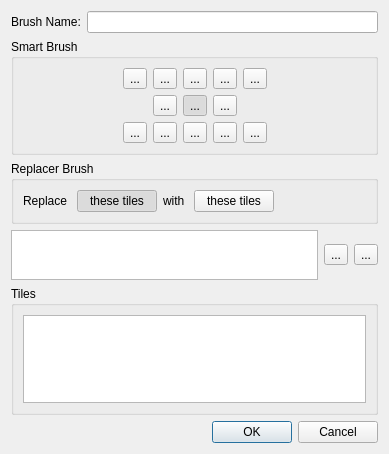
<?xml version="1.0" encoding="UTF-8"?>
<ui version="4.0">
 <class>BrushPropertiesWindow</class>
 <widget class="QDialog" name="BrushPropertiesWindow">
  <property name="geometry">
   <rect>
    <x>0</x>
    <y>0</y>
    <width>389</width>
    <height>454</height>
   </rect>
  </property>
  <property name="windowTitle">
   <string>Dialog</string>
  </property>
  <layout class="QVBoxLayout" name="verticalLayout">
   <item>
    <layout class="QHBoxLayout" name="horizontalLayout_3">
     <item>
      <widget class="QLabel" name="label">
       <property name="text">
        <string>Brush Name:</string>
       </property>
      </widget>
     </item>
     <item>
      <widget class="QLineEdit" name="brushNameInput"/>
     </item>
    </layout>
   </item>
   <item>
    <widget class="QGroupBox" name="smartBrushGroup">
     <property name="title">
      <string>Smart Brush</string>
     </property>
     <layout class="QVBoxLayout" name="verticalLayout_2">
      <item>
       <layout class="QHBoxLayout" name="horizontalLayout_4">
        <item>
         <spacer name="horizontalSpacer">
          <property name="orientation">
           <enum>Qt::Horizontal</enum>
          </property>
          <property name="sizeHint" stdset="0">
           <size>
            <width>40</width>
            <height>20</height>
           </size>
          </property>
         </spacer>
        </item>
        <item>
         <widget class="QToolButton" name="topLeftCorner">
          <property name="styleSheet">
           <string notr="true"/>
          </property>
          <property name="text">
           <string>...</string>
          </property>
          <property name="icon">
           <iconset resource="../../Icons.qrc">
            <normaloff>:/Icons/Icons/BrushGuides/topleftcorner.png</normaloff>:/Icons/Icons/BrushGuides/topleftcorner.png</iconset>
          </property>
          <property name="checkable">
           <bool>true</bool>
          </property>
          <attribute name="buttonGroup">
           <string>smartBrushButtons</string>
          </attribute>
         </widget>
        </item>
        <item>
         <widget class="QToolButton" name="topLeft">
          <property name="styleSheet">
           <string notr="true"/>
          </property>
          <property name="text">
           <string>...</string>
          </property>
          <property name="icon">
           <iconset resource="../../Icons.qrc">
            <normaloff>:/Icons/Icons/BrushGuides/topleft.png</normaloff>:/Icons/Icons/BrushGuides/topleft.png</iconset>
          </property>
          <property name="checkable">
           <bool>true</bool>
          </property>
          <attribute name="buttonGroup">
           <string>smartBrushButtons</string>
          </attribute>
         </widget>
        </item>
        <item>
         <widget class="QToolButton" name="topMiddle">
          <property name="styleSheet">
           <string notr="true"/>
          </property>
          <property name="text">
           <string>...</string>
          </property>
          <property name="icon">
           <iconset resource="../../Icons.qrc">
            <normaloff>:/Icons/Icons/BrushGuides/topmiddle.png</normaloff>:/Icons/Icons/BrushGuides/topmiddle.png</iconset>
          </property>
          <property name="checkable">
           <bool>true</bool>
          </property>
          <attribute name="buttonGroup">
           <string>smartBrushButtons</string>
          </attribute>
         </widget>
        </item>
        <item>
         <widget class="QToolButton" name="topRight">
          <property name="styleSheet">
           <string notr="true"/>
          </property>
          <property name="text">
           <string>...</string>
          </property>
          <property name="icon">
           <iconset resource="../../Icons.qrc">
            <normaloff>:/Icons/Icons/BrushGuides/topright.png</normaloff>:/Icons/Icons/BrushGuides/topright.png</iconset>
          </property>
          <property name="checkable">
           <bool>true</bool>
          </property>
          <attribute name="buttonGroup">
           <string>smartBrushButtons</string>
          </attribute>
         </widget>
        </item>
        <item>
         <widget class="QToolButton" name="topRightCorner">
          <property name="styleSheet">
           <string notr="true"/>
          </property>
          <property name="text">
           <string>...</string>
          </property>
          <property name="icon">
           <iconset resource="../../Icons.qrc">
            <normaloff>:/Icons/Icons/BrushGuides/toprightcorner.png</normaloff>:/Icons/Icons/BrushGuides/toprightcorner.png</iconset>
          </property>
          <property name="checkable">
           <bool>true</bool>
          </property>
          <attribute name="buttonGroup">
           <string>smartBrushButtons</string>
          </attribute>
         </widget>
        </item>
        <item>
         <spacer name="horizontalSpacer_2">
          <property name="orientation">
           <enum>Qt::Horizontal</enum>
          </property>
          <property name="sizeHint" stdset="0">
           <size>
            <width>40</width>
            <height>20</height>
           </size>
          </property>
         </spacer>
        </item>
       </layout>
      </item>
      <item>
       <layout class="QHBoxLayout" name="horizontalLayout_5">
        <item>
         <spacer name="horizontalSpacer_3">
          <property name="orientation">
           <enum>Qt::Horizontal</enum>
          </property>
          <property name="sizeHint" stdset="0">
           <size>
            <width>40</width>
            <height>20</height>
           </size>
          </property>
         </spacer>
        </item>
        <item>
         <widget class="QToolButton" name="middleLeft">
          <property name="styleSheet">
           <string notr="true"/>
          </property>
          <property name="text">
           <string>...</string>
          </property>
          <property name="icon">
           <iconset resource="../../Icons.qrc">
            <normaloff>:/Icons/Icons/BrushGuides/middleleft.png</normaloff>:/Icons/Icons/BrushGuides/middleleft.png</iconset>
          </property>
          <property name="checkable">
           <bool>true</bool>
          </property>
          <attribute name="buttonGroup">
           <string>smartBrushButtons</string>
          </attribute>
         </widget>
        </item>
        <item>
         <widget class="QToolButton" name="middle">
          <property name="styleSheet">
           <string notr="true"/>
          </property>
          <property name="text">
           <string>...</string>
          </property>
          <property name="icon">
           <iconset resource="../../Icons.qrc">
            <normaloff>:/Icons/Icons/BrushGuides/middle.png</normaloff>:/Icons/Icons/BrushGuides/middle.png</iconset>
          </property>
          <property name="checkable">
           <bool>true</bool>
          </property>
          <property name="checked">
           <bool>true</bool>
          </property>
          <attribute name="buttonGroup">
           <string>smartBrushButtons</string>
          </attribute>
         </widget>
        </item>
        <item>
         <widget class="QToolButton" name="middleRight">
          <property name="styleSheet">
           <string notr="true"/>
          </property>
          <property name="text">
           <string>...</string>
          </property>
          <property name="icon">
           <iconset resource="../../Icons.qrc">
            <normaloff>:/Icons/Icons/BrushGuides/middleright.png</normaloff>:/Icons/Icons/BrushGuides/middleright.png</iconset>
          </property>
          <property name="checkable">
           <bool>true</bool>
          </property>
          <attribute name="buttonGroup">
           <string>smartBrushButtons</string>
          </attribute>
         </widget>
        </item>
        <item>
         <spacer name="horizontalSpacer_4">
          <property name="orientation">
           <enum>Qt::Horizontal</enum>
          </property>
          <property name="sizeHint" stdset="0">
           <size>
            <width>40</width>
            <height>20</height>
           </size>
          </property>
         </spacer>
        </item>
       </layout>
      </item>
      <item>
       <layout class="QHBoxLayout" name="horizontalLayout_6">
        <item>
         <spacer name="horizontalSpacer_5">
          <property name="orientation">
           <enum>Qt::Horizontal</enum>
          </property>
          <property name="sizeHint" stdset="0">
           <size>
            <width>40</width>
            <height>20</height>
           </size>
          </property>
         </spacer>
        </item>
        <item>
         <widget class="QToolButton" name="bottomLeftCorner">
          <property name="styleSheet">
           <string notr="true"/>
          </property>
          <property name="text">
           <string>...</string>
          </property>
          <property name="icon">
           <iconset resource="../../Icons.qrc">
            <normaloff>:/Icons/Icons/BrushGuides/bottomleftcorner.png</normaloff>:/Icons/Icons/BrushGuides/bottomleftcorner.png</iconset>
          </property>
          <property name="checkable">
           <bool>true</bool>
          </property>
          <attribute name="buttonGroup">
           <string>smartBrushButtons</string>
          </attribute>
         </widget>
        </item>
        <item>
         <widget class="QToolButton" name="bottomLeft">
          <property name="styleSheet">
           <string notr="true"/>
          </property>
          <property name="text">
           <string>...</string>
          </property>
          <property name="icon">
           <iconset resource="../../Icons.qrc">
            <normaloff>:/Icons/Icons/BrushGuides/bottomleft.png</normaloff>:/Icons/Icons/BrushGuides/bottomleft.png</iconset>
          </property>
          <property name="checkable">
           <bool>true</bool>
          </property>
          <attribute name="buttonGroup">
           <string>smartBrushButtons</string>
          </attribute>
         </widget>
        </item>
        <item>
         <widget class="QToolButton" name="bottomMiddle">
          <property name="styleSheet">
           <string notr="true"/>
          </property>
          <property name="text">
           <string>...</string>
          </property>
          <property name="icon">
           <iconset resource="../../Icons.qrc">
            <normaloff>:/Icons/Icons/BrushGuides/bottommiddle.png</normaloff>:/Icons/Icons/BrushGuides/bottommiddle.png</iconset>
          </property>
          <property name="checkable">
           <bool>true</bool>
          </property>
          <attribute name="buttonGroup">
           <string>smartBrushButtons</string>
          </attribute>
         </widget>
        </item>
        <item>
         <widget class="QToolButton" name="bottomRight">
          <property name="styleSheet">
           <string notr="true"/>
          </property>
          <property name="text">
           <string>...</string>
          </property>
          <property name="icon">
           <iconset resource="../../Icons.qrc">
            <normaloff>:/Icons/Icons/BrushGuides/bottomright.png</normaloff>:/Icons/Icons/BrushGuides/bottomright.png</iconset>
          </property>
          <property name="checkable">
           <bool>true</bool>
          </property>
          <attribute name="buttonGroup">
           <string>smartBrushButtons</string>
          </attribute>
         </widget>
        </item>
        <item>
         <widget class="QToolButton" name="bottomRightCorner">
          <property name="styleSheet">
           <string notr="true"/>
          </property>
          <property name="text">
           <string>...</string>
          </property>
          <property name="icon">
           <iconset resource="../../Icons.qrc">
            <normaloff>:/Icons/Icons/BrushGuides/bottomrightcorner.png</normaloff>:/Icons/Icons/BrushGuides/bottomrightcorner.png</iconset>
          </property>
          <property name="checkable">
           <bool>true</bool>
          </property>
          <attribute name="buttonGroup">
           <string>smartBrushButtons</string>
          </attribute>
         </widget>
        </item>
        <item>
         <spacer name="horizontalSpacer_6">
          <property name="orientation">
           <enum>Qt::Horizontal</enum>
          </property>
          <property name="sizeHint" stdset="0">
           <size>
            <width>40</width>
            <height>20</height>
           </size>
          </property>
         </spacer>
        </item>
       </layout>
      </item>
     </layout>
    </widget>
   </item>
   <item>
    <widget class="QGroupBox" name="replacerBrushGroup">
     <property name="title">
      <string>Replacer Brush</string>
     </property>
     <layout class="QHBoxLayout" name="horizontalLayout_7">
      <item>
       <widget class="QLabel" name="label_2">
        <property name="text">
         <string>Replace </string>
        </property>
       </widget>
      </item>
      <item>
       <widget class="QPushButton" name="dirtyTilesButton">
        <property name="text">
         <string>these tiles</string>
        </property>
        <property name="checkable">
         <bool>true</bool>
        </property>
        <property name="checked">
         <bool>true</bool>
        </property>
        <attribute name="buttonGroup">
         <string>replacerBrushButtons</string>
        </attribute>
       </widget>
      </item>
      <item>
       <widget class="QLabel" name="label_3">
        <property name="text">
         <string>with </string>
        </property>
       </widget>
      </item>
      <item>
       <widget class="QPushButton" name="cleanTilesButton">
        <property name="text">
         <string>these tiles</string>
        </property>
        <property name="checkable">
         <bool>true</bool>
        </property>
        <attribute name="buttonGroup">
         <string>replacerBrushButtons</string>
        </attribute>
       </widget>
      </item>
      <item>
       <spacer name="horizontalSpacer_7">
        <property name="orientation">
         <enum>Qt::Horizontal</enum>
        </property>
        <property name="sizeHint" stdset="0">
         <size>
          <width>40</width>
          <height>20</height>
         </size>
        </property>
       </spacer>
      </item>
     </layout>
    </widget>
   </item>
   <item>
    <layout class="QHBoxLayout" name="horizontalLayout_2">
     <item>
      <widget class="QGraphicsView" name="tileList">
       <property name="sizePolicy">
        <sizepolicy hsizetype="Expanding" vsizetype="Minimum">
         <horstretch>0</horstretch>
         <verstretch>0</verstretch>
        </sizepolicy>
       </property>
       <property name="minimumSize">
        <size>
         <width>0</width>
         <height>50</height>
        </size>
       </property>
       <property name="maximumSize">
        <size>
         <width>16777215</width>
         <height>50</height>
        </size>
       </property>
       <property name="verticalScrollBarPolicy">
        <enum>Qt::ScrollBarAlwaysOff</enum>
       </property>
       <property name="alignment">
        <set>Qt::AlignLeading|Qt::AlignLeft|Qt::AlignTop</set>
       </property>
      </widget>
     </item>
     <item>
      <widget class="QToolButton" name="addTile">
       <property name="text">
        <string>...</string>
       </property>
       <property name="icon">
        <iconset resource="../../Icons.qrc">
         <normaloff>:/Icons/Icons/addvalue.png</normaloff>:/Icons/Icons/addvalue.png</iconset>
       </property>
      </widget>
     </item>
     <item>
      <widget class="QToolButton" name="removeTile">
       <property name="text">
        <string>...</string>
       </property>
       <property name="icon">
        <iconset resource="../../Icons.qrc">
         <normaloff>:/Icons/Icons/removevalue.png</normaloff>:/Icons/Icons/removevalue.png</iconset>
       </property>
      </widget>
     </item>
    </layout>
   </item>
   <item>
    <widget class="QGroupBox" name="groupBox">
     <property name="sizePolicy">
      <sizepolicy hsizetype="Preferred" vsizetype="Expanding">
       <horstretch>0</horstretch>
       <verstretch>0</verstretch>
      </sizepolicy>
     </property>
     <property name="title">
      <string>Tiles</string>
     </property>
     <layout class="QHBoxLayout" name="horizontalLayout">
      <item>
       <widget class="QGraphicsView" name="tileSelector">
        <property name="alignment">
         <set>Qt::AlignLeading|Qt::AlignLeft|Qt::AlignTop</set>
        </property>
       </widget>
      </item>
     </layout>
    </widget>
   </item>
   <item>
    <widget class="QDialogButtonBox" name="buttonBox">
     <property name="orientation">
      <enum>Qt::Horizontal</enum>
     </property>
     <property name="standardButtons">
      <set>QDialogButtonBox::Cancel|QDialogButtonBox::Ok</set>
     </property>
    </widget>
   </item>
  </layout>
 </widget>
 <resources>
  <include location="../../Icons.qrc"/>
 </resources>
 <connections>
  <connection>
   <sender>buttonBox</sender>
   <signal>accepted()</signal>
   <receiver>BrushPropertiesWindow</receiver>
   <slot>accept()</slot>
   <hints>
    <hint type="sourcelabel">
     <x>248</x>
     <y>254</y>
    </hint>
    <hint type="destinationlabel">
     <x>157</x>
     <y>274</y>
    </hint>
   </hints>
  </connection>
  <connection>
   <sender>buttonBox</sender>
   <signal>rejected()</signal>
   <receiver>BrushPropertiesWindow</receiver>
   <slot>reject()</slot>
   <hints>
    <hint type="sourcelabel">
     <x>316</x>
     <y>260</y>
    </hint>
    <hint type="destinationlabel">
     <x>286</x>
     <y>274</y>
    </hint>
   </hints>
  </connection>
 </connections>
 <buttongroups>
  <buttongroup name="replacerBrushButtons"/>
  <buttongroup name="smartBrushButtons"/>
 </buttongroups>
</ui>
